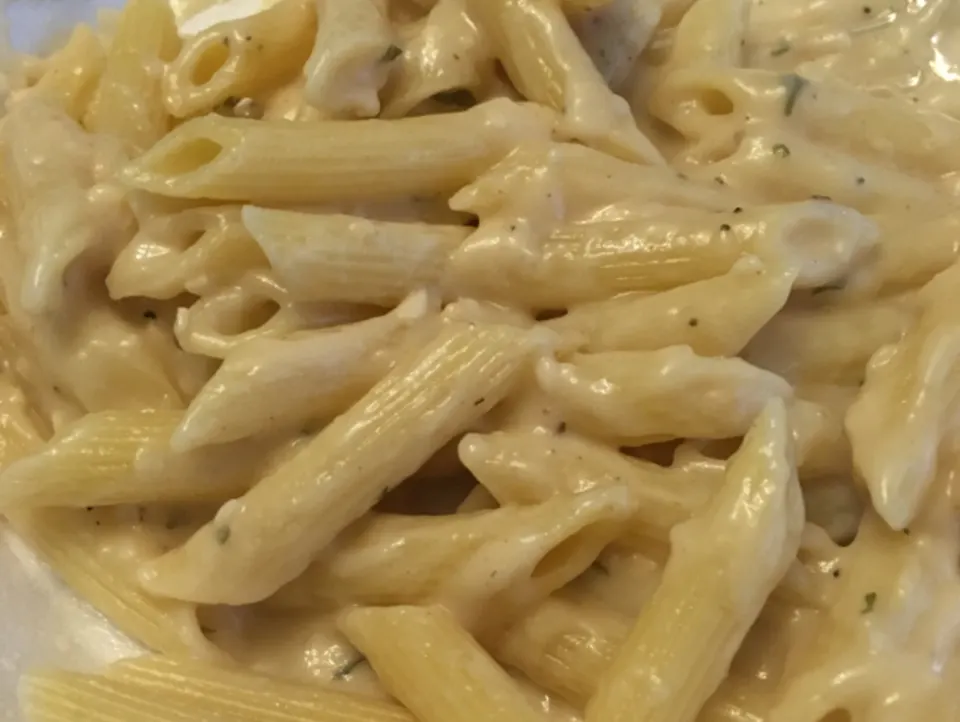
#> input picture Input-Files/Images/Train/pasta.jpg, 960 x 722 px, found by its file name
$ jupyter execute --allow-errors VLM_Assignment.ipynb   (shell and % lines are left out)
#> lines starting #> are read from the running program, lines starting #| are printed output that depends on the picture
[cell 1]
from PIL import Image
from google import genai

[cell 2]
import json

# Load your JSON
#> (the rest of this cell did not finish here and is left out)

[cell 3]
Titles_train = []
Outputs_train = []
#> (the rest of this cell did not finish here and is left out)

[cell 4]
Titles_test = []
Output_test = []
#> (the rest of this cell did not finish here and is left out)

[cell 5]
Output_test

[cell 6]
SYSTEM_PROMPT = """
You are a world-class culinary expert and recipe generator with exceptional skills in analyzing both images and text.
Your role is to generate detailed, precise, and easy-to-follow cooking recipes based solely on a food item's image and its title.

When given an image and a noisy title, you will:

1. Observe the image carefully and identify visible ingredients, textures, and cooking styles.
2. Use the title to understand the cuisine type, dish category, and possible variations , dont get confused by it's vague name.It is a unique description for that item.
3. Think step-by-step about what ingredients would logically be included, considering common cooking methods for that dish.
4. Curate a relevant list of ingredients required to cook the item.
5. While generating the summary of the cooking recipe,break down the cooking process into clear, sequential instructions, ensuring clarity and precision.
6. Provide the final output recipe as two distinct sections: Ingredients and Instructions.
"""

[cell 7]
# prompt = f""" {SYSTEM_PROMPT} \n\n
#         Below are some examples on what the input and output looks like,
#         you will be given the input image and title text {Titles_train}
#         and you have to generate the output in the format as shown below for each of the example : \n
#         {Outputs_train}
#         Strictly Follow the output format , No extra output needed
#          """

[cell 8]
img_11 = Image.open("/content/Train_Images/pasta.jpg")
#> img_11 is the input picture: PIL image 960x722 RGB; mean R, G, B 167.3, 139.1, 83.9
img_12 = Image.open("/content/Train_Images/burger.jpg")
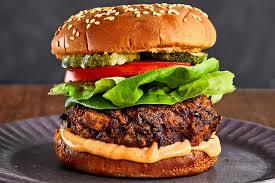
#> input picture Input-Files/Images/Train/burger.jpg, 275 x 183 px, found by its file name
#> img_12 is the input picture: PIL image 275x183 RGB; mean R, G, B 119.5, 88, 60.5
img_13 = Image.open("/content/Train_Images/sandwich.jpg")
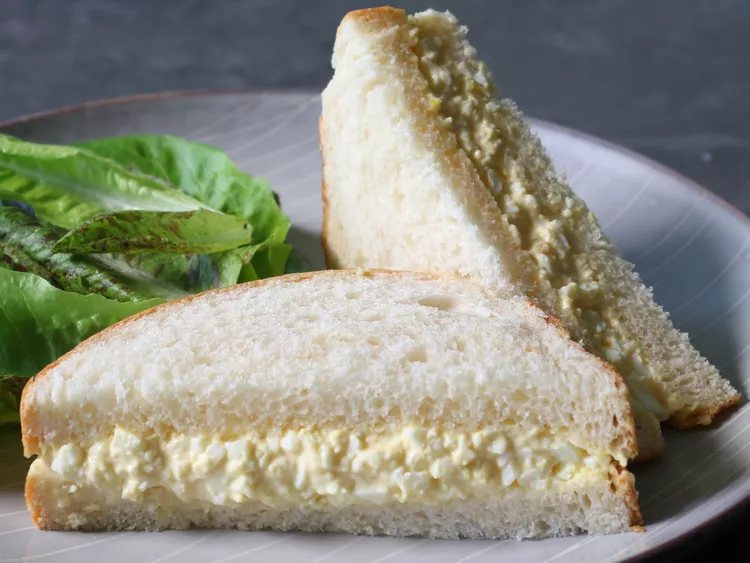
#> input picture Input-Files/Images/Train/sandwich.jpg, 750 x 563 px, found by its file name
#> img_13 is the input picture: PIL image 750x563 RGB; mean R, G, B 139.8, 139.4, 124
img_14 = Image.open("/content/Train_Images/Fish Tacos.jpg")
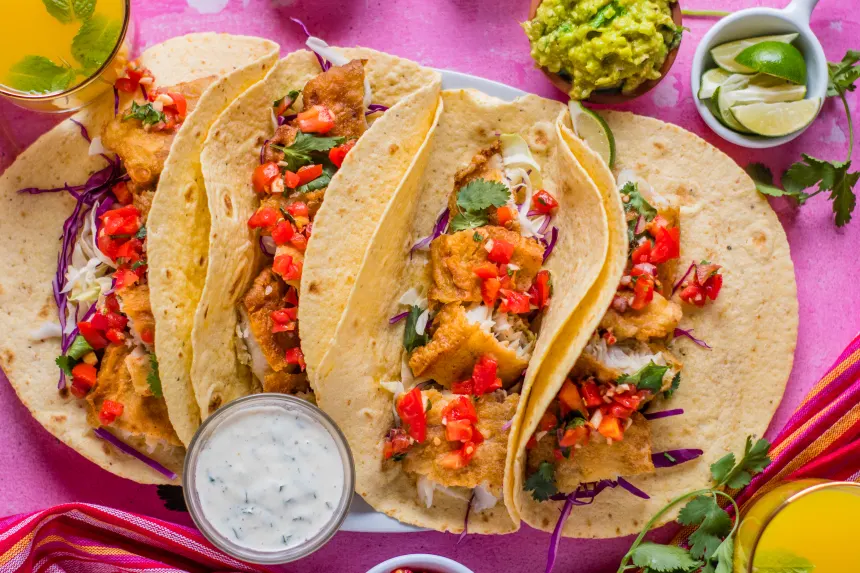
#> input picture Input-Files/Images/Train/Fish Tacos.jpg, 860 x 573 px, found by its file name
#> img_14 is the input picture: PIL image 860x573 RGB; mean R, G, B 186.2, 125.8, 90.9
img_15 = Image.open("/content/Train_Images/Hot Honey Baked Beans.jpg")
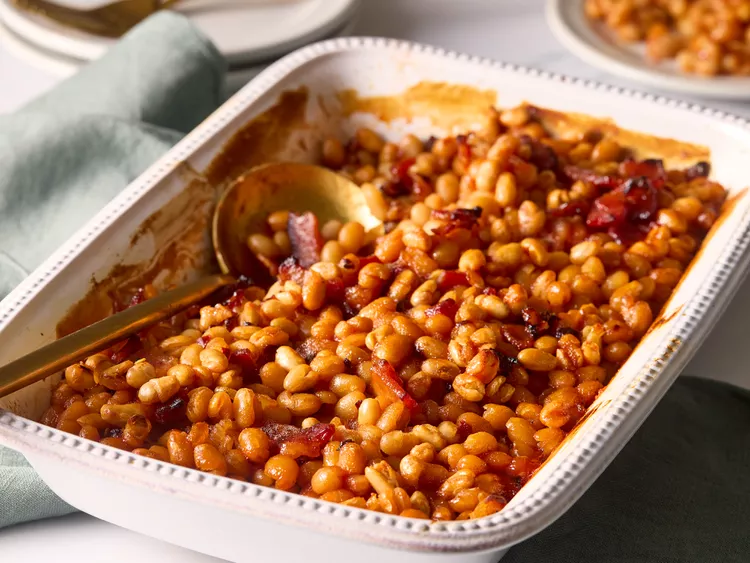
#> input picture Input-Files/Images/Train/Hot Honey Baked Beans.jpg, 750 x 563 px, found by its file name
#> img_15 is the input picture: PIL image 750x563 RGB; mean R, G, B 169.8, 121.5, 89.7
img_16 = Image.open("/content/Train_Images/Marry Me Chickpeas.jpg")
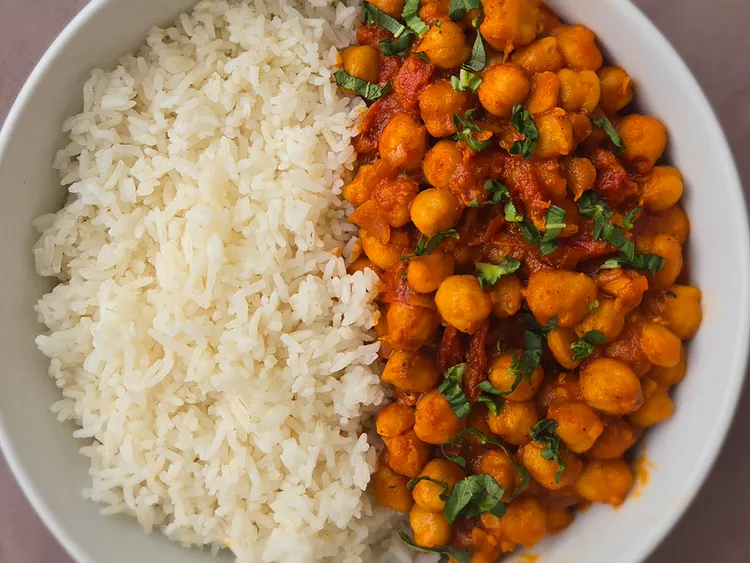
#> input picture Input-Files/Images/Train/Marry Me Chickpeas.jpg, 750 x 563 px, found by its file name
#> img_16 is the input picture: PIL image 750x563 RGB; mean R, G, B 166.3, 130.1, 95.2
#> (the rest of this cell did not finish here and is left out)

#> (a cell that did not finish here is left out)

[cell 10]
Titles_test

#> (a cell that did not finish here is left out)

[cell 12]
client = genai.Client(api_key="GEMINI_API_KEY") # Kripya Apni API daale
responses = []

for i in range(len(Titles_test)) :
  title = Titles_test[i]

  image = Images_test[i]
  final_prompt = prompt + f" \n For the given Input Image and Title : {title} , Give the Recipe Summary Output with ingredients and instructions in about 3-4 steps"
  response = client.models.generate_content(
      model="gemini-2.0-flash",
      contents=[image, final_prompt]
  )
  responses.append(response.text)
responses

[cell 13]
import json
import re

# Your raw data
raw_data = responses
cleaned_data = []

for item in raw_data:
    # Step 1: Remove Markdown syntax
    cleaned = re.sub(r"```json\n|```", "", item.strip())

    # Step 2: Replace single quotes with double quotes (basic fix)
    cleaned = cleaned.replace("'", '"')

    # Step 3: Ensure it’s wrapped in a list (if not already)
    if not cleaned.strip().startswith("["):
        cleaned = f"[{cleaned}]"

    try:
        # Step 4: Load to Python object
        parsed = json.loads(cleaned)
        cleaned_data.extend(parsed)  # combine all into one list
    except json.JSONDecodeError as e:
        print(f"Failed to parse:\n{cleaned[:100]}...\nError: {e}\n")

# Step 5: Save final combined JSON
with open("generated_output.json", "w") as f:
    json.dump(cleaned_data, f, indent=4)
